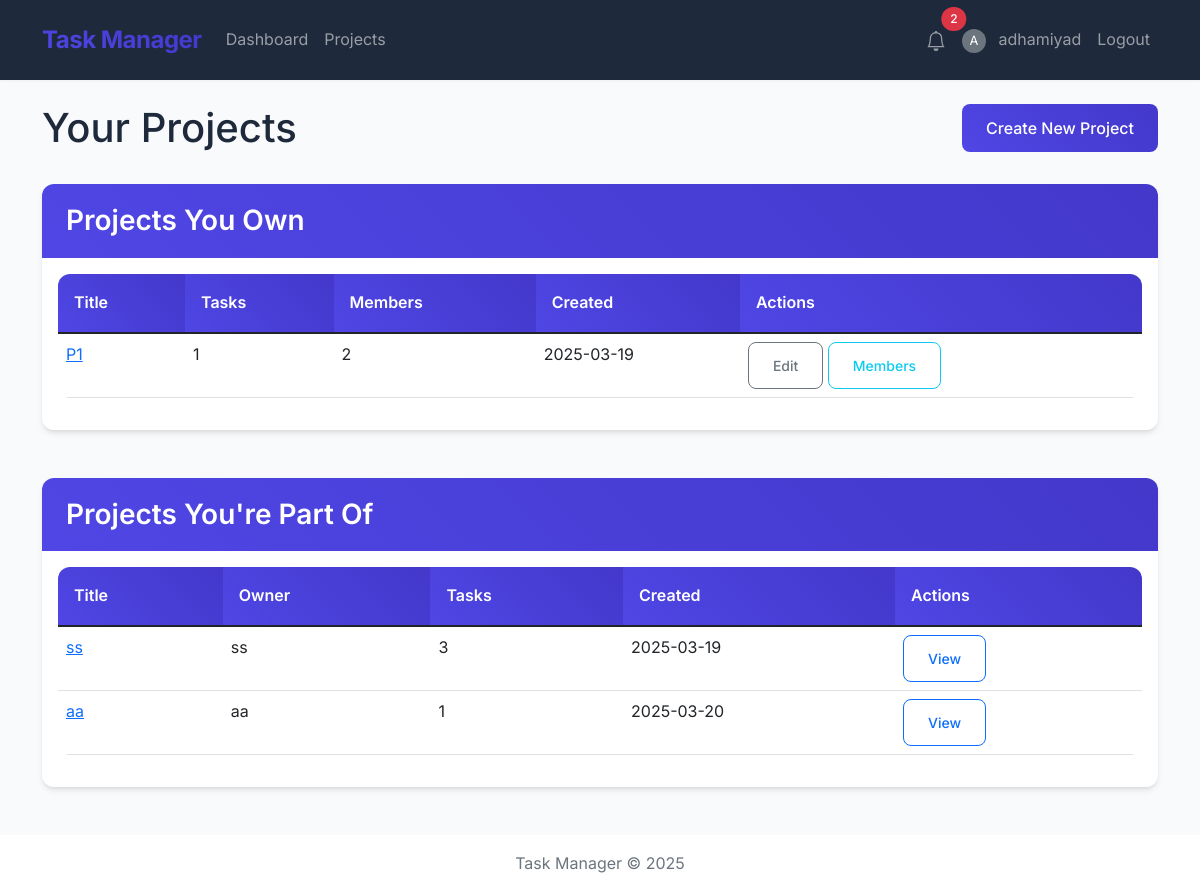
Page /projects/ (signed in) on the committed database.
### app/models/models.py (models this page shows, shortened)
class User(UserMixin, db.Model):
    __tablename__ = 'users'
    id = db.Column(db.Integer, primary_key=True)
    username = db.Column(db.String(64), unique=True, nullable=False)
    email = db.Column(db.String(120), unique=True, nullable=False)
    password_hash = db.Column(db.String(128))
    created_at = db.Column(db.DateTime, default=datetime.datetime.now(datetime.timezone.utc))
    profile_picture = db.Column(db.BLOB)
    full_name = db.Column(db.String(100))
    bio = db.Column(db.Text)
    contact_info = db.Column(db.String(150))
    owned_projects = db.relationship('Project', backref='owner', lazy='dynamic')
    assigned_tasks = db.relationship('Task', backref='assignee', lazy='dynamic')
    join_requests = db.relationship('ProjectRequest', backref='requester', lazy='dynamic')
    dashboard_items = db.relationship('DashboardItem', backref='user', lazy='dynamic', cascade='all, delete-orphan')
    dashboard_stats = db.relationship('DashboardStat', backref='user', lazy='dynamic', cascade='all, delete-orphan')
    sent_friend_requests = db.relationship('Friendship',
                                          foreign_keys='Friendship.user_id',
                                          backref='sender',
                                          lazy='dynamic')
    received_friend_requests = db.relationship('Friendship',
                                             foreign_keys='Friendship.friend_id',
                                             backref='receiver',
                                             lazy='dynamic')
    def get_unread_notifications_count(self):
        return self.notifications.filter_by(is_read=False).count()

class Project(db.Model):
    __tablename__ = 'projects'
    id = db.Column(db.Integer, primary_key=True)
    title = db.Column(db.String(100), nullable=False)
    description = db.Column(db.Text)
    owner_id = db.Column(db.Integer, db.ForeignKey('users.id'))
    created_at = db.Column(db.DateTime, default=datetime.datetime.now(datetime.timezone.utc))
    tasks = db.relationship('Task', backref='project', lazy='dynamic', cascade='all, delete-orphan')
    members = db.relationship('User', secondary=project_members, backref=db.backref('projects', lazy='dynamic'))
    join_requests = db.relationship('ProjectRequest', backref='project', lazy='dynamic', cascade='all, delete-orphan')

### app/routes/projects.py (the view)
@bp.route("/")
@login_required
def list_projects():
    owned_projects = current_user.owned_projects.all()
    member_projects = current_user.projects.all()
    return render_template(
        "projects/list.html",
        owned_projects=owned_projects,
        member_projects=member_projects,
    )

### app/__init__.py (called while the page is built)
@login_manager.user_loader
def load_user(user_id):
    return User.query.get(int(user_id))

def create_app(config_class=Config):
    app = Flask(__name__)
    app.config.from_object(config_class)
    db.init_app(app)
    login_manager.init_app(app)
    @app.template_filter('b64encode')
    def b64encode_filter(s):
        if s is None:
            return None
        return base64.b64encode(s).decode('utf-8')
    @app.context_processor
    def utility_processor():
        return {'Notification': Notification}
    with app.app_context():
        from app.routes import main, auth, projects, tasks, users
        app.register_blueprint(main.bp)
        app.register_blueprint(auth.bp)
        app.register_blueprint(projects.bp)
        app.register_blueprint(tasks.bp)
        app.register_blueprint(users.bp)
        db.create_all()
    return app

### app/templates/projects/list.html (shortened to what this page needs)
{% extends "base.html" %}
{% block content %}
<div class="row mb-4">
    <div class="col-md-8">
        <h1>Your Projects</h1>
    </div>
    <div class="col-md-4 text-end">
        <a href="{{ url_for('projects.create_project') }}" class="btn btn-primary">Create New Project</a>
    </div>
</div>
<div class="row mb-5">
    <div class="col-md-12">
        <div class="card">
            <div class="card-header">
                <h3>Projects You Own</h3>
            </div>
            <div class="card-body">
                {% if owned_projects %}
                <div class="table-responsive">
                    <table class="table">
                        <thead>
                            <tr>
                                <th>Title</th>
                                <th>Tasks</th>
                                <th>Members</th>
                                <th>Created</th>
                                <th>Actions</th>
                            </tr>
                        </thead>
                        <tbody>
                            {% for project in owned_projects %}
                            <tr>
                                <td><a href="{{ url_for('projects.view_project', project_id=project.id) }}">{{
                                        project.title }}</a></td>
                                <td>{{ project.tasks.count() }}</td>
                                <td>{{ project.members|count }}</td>
                                <td>{{ project.created_at.strftime('%Y-%m-%d') }}</td>
                                <td>
                                    <a href="{{ url_for('projects.edit_project', project_id=project.id) }}"
                                        class="btn btn-sm btn-outline-secondary">Edit</a>
                                    <a href="{{ url_for('projects.manage_members', project_id=project.id) }}"
                                        class="btn btn-sm btn-outline-info">Members</a>
                                </td>
                            </tr>
                            {% endfor %}
                        </tbody>
                    </table>
                </div>
                {% else %}
                <p>You don't own any projects yet.</p>
                {% endif %}
            </div>
        </div>
    </div>
</div>
<div class="row">
    <div class="col-md-12">
        <div class="card">
            <div class="card-header">
                <h3>Projects You're Part Of</h3>
            </div>
            <div class="card-body">
                {% if member_projects %}
                <div class="table-responsive">
                    <table class="table">
                        <thead>
                            <tr>
                                <th>Title</th>
                                <th>Owner</th>
                                <th>Tasks</th>
                                <th>Created</th>
                                <th>Actions</th>
                            </tr>
                        </thead>
                        <tbody>
                            {% for project in member_projects if project.owner_id != current_user.id %}
                            <tr>
                                <td><a href="{{ url_for('projects.view_project', project_id=project.id) }}">{{
                                        project.title }}</a></td>
                                <td>{{ project.owner.username }}</td>
                                <td>{{ project.tasks.count() }}</td>
                                <td>{{ project.created_at.strftime('%Y-%m-%d') }}</td>
                                <td>
                                    <a href="{{ url_for('projects.view_project', project_id=project.id) }}"
                                        class="btn btn-sm btn-outline-primary">View</a>
                                </td>
                            </tr>
                            {% endfor %}
                        </tbody>
                    </table>
                </div>
                {% else %}
                <p>You're not a member of any projects yet.</p>
                {% endif %}
            </div>
        </div>
    </div>
</div>
{% endblock %}

### app/templates/base.html (shortened to what this page needs)
<!DOCTYPE html>
<html lang="en">
<head>
    <link rel="stylesheet" href="https://cdn.jsdelivr.net/npm/bootstrap@5.1.3/dist/css/bootstrap.min.css">
    <link rel="stylesheet" href="{{ url_for('static', filename='css/style.css') }}">
</head>
<body>
    <nav class="navbar navbar-expand-lg navbar-dark">
        <div class="container">
            <a class="navbar-brand" href="{{ url_for('main.index') }}">Task Manager</a>
            <div class="collapse navbar-collapse" id="navbarNav">
                <ul class="navbar-nav me-auto">
                    {% if current_user.is_authenticated %}
                    <li class="nav-item">
                        <a class="nav-link" href="{{ url_for('main.dashboard') }}">Dashboard</a>
                    </li>
                    <li class="nav-item">
                        <a class="nav-link" href="{{ url_for('projects.list_projects') }}">Projects</a>
                    </li>
                    {% endif %}
                </ul>
                <ul class="navbar-nav">
                    {% if current_user.is_authenticated %}
                    <li class="nav-item dropdown">
                        <a class="nav-link position-relative" href="#" id="notificationsDropdown" role="button"
                            data-bs-toggle="dropdown" aria-expanded="false">
                            {% if current_user.get_unread_notifications_count() > 0 %}
                            <span
                                class="position-absolute top-0 start-100 translate-middle badge rounded-pill bg-danger">
                                {{ current_user.get_unread_notifications_count() }}
                            </span>
                            {% endif %}
                        </a>
                            {% set notifications =
                            current_user.notifications.order_by(Notification.created_at.desc()).limit(5).all() %}
                    </li>
                    <li class="nav-item">
                        <a class="nav-link" href="{{ url_for('users.profile') }}">
                            {% if current_user.profile_picture %}
                            <img alt="Profile"
                                class="rounded-circle me-2" style="width: 24px; height: 24px; object-fit: cover;">
                            {% else %}
                            <span
                                class="rounded-circle bg-secondary text-white d-inline-flex align-items-center justify-content-center me-2"
                                style="width: 24px; height: 24px; font-size: 0.8rem;">
                                {{ current_user.username[0].upper() }}
                            </span>
                            {% endif %}
                            {{ current_user.username }}
                        </a>
                    </li>
                    <li class="nav-item">
                        <a class="nav-link" href="{{ url_for('auth.logout') }}">Logout</a>
                    </li>
                    {% endif %}
                </ul>
            </div>
        </div>
    </nav>
    <div class="container mt-4">
        {% block content %}{% endblock %}
    </div>
    <footer class="mt-5 py-3 text-center">
        <div class="container">
            <p class="text-muted mb-0">Task Manager &copy; 2025</p>
        </div>
    </footer>
</body>
</html>

### app/static/css/style.css (style rules this page uses)
:root { --primary: #4f46e5; --primary-hover: #4338ca; --secondary: #64748b; --success: #10b981; --warning: #f59e0b; --danger: #ef4444; --light: #f8fafc; --dark: #1e293b; --gray-100: #f1f5f9; --gray-200: #e2e8f0; --gray-300: #cbd5e1; --gray-600: #64748b; --gray-800: #1e293b; --border-radius: 0.75rem; --box-shadow: 0 4px 6px -1px rgba(0, 0, 0, 0.1), 0 2px 4px -1px rgba(0, 0, 0, 0.06); --transition: all 0.3s cubic-bezier(0.4, 0, 0.2, 1); }
body { min-height: 100vh; display: flex; flex-direction: column; font-family: 'Inter', 'Segoe UI', system-ui, -apple-system, sans-serif; background-color: #f8fafc; color: var(--gray-800); line-height: 1.6; }
.navbar { padding: 1rem 0; box-shadow: 0 1px 3px rgba(0, 0, 0, 0.05); backdrop-filter: blur(10px); background-color: rgba(255, 255, 255, 0.9); }
.navbar-dark { background-color: var(--dark); }
.navbar-brand { font-weight: 700; font-size: 1.5rem; letter-spacing: -0.5px; background: linear-gradient(45deg, var(--primary), var(--primary-hover)); -webkit-background-clip: text; -webkit-text-fill-color: transparent; }
.card { border: none; border-radius: var(--border-radius); box-shadow: var(--box-shadow); transition: var(--transition); overflow: hidden; background: white; backdrop-filter: blur(10px); }
.card-header { background: linear-gradient(45deg, var(--primary), var(--primary-hover)); color: white; border-bottom: none; padding: 1.25rem 1.5rem; }
.card-header h3, .card-header h4 { margin-bottom: 0; font-weight: 600; color: white; }
.btn { font-weight: 500; padding: 0.75rem 1.5rem; border-radius: 0.5rem; transition: var(--transition); position: relative; overflow: hidden; }
.btn::after { content: ''; position: absolute; top: 50%; left: 50%; width: 0; height: 0; background: rgba(255, 255, 255, 0.2); border-radius: 50%; transform: translate(-50%, -50%); transition: width 0.6s, height 0.6s; }
.btn-primary { background: linear-gradient(45deg, var(--primary), var(--primary-hover)); border: none; }
.badge { font-weight: 500; padding: 0.5em 0.75em; border-radius: 0.5rem; transition: var(--transition); }
.table { border-radius: var(--border-radius); overflow: hidden; }
.table thead th { background: linear-gradient(45deg, var(--primary), var(--primary-hover)); color: white; border: none; padding: 1rem; font-weight: 600; }
.table tbody tr { transition: var(--transition); }
footer { background: white; padding: 3rem 0; margin-top: auto; }

### rows in the picture
User: username "A", username "adhamiyad"
Project: title "P1", tasks.count "1", members|count "2", created_at "2025-03-19"
Project: title "ss", owner.username "ss", tasks.count "3", created_at "2025-03-19"
Project: title "aa", owner.username "aa", tasks.count "1", created_at "2025-03-20"

### other values in the picture
{{ current_user.get_unread_notifications_count() }} "2"
